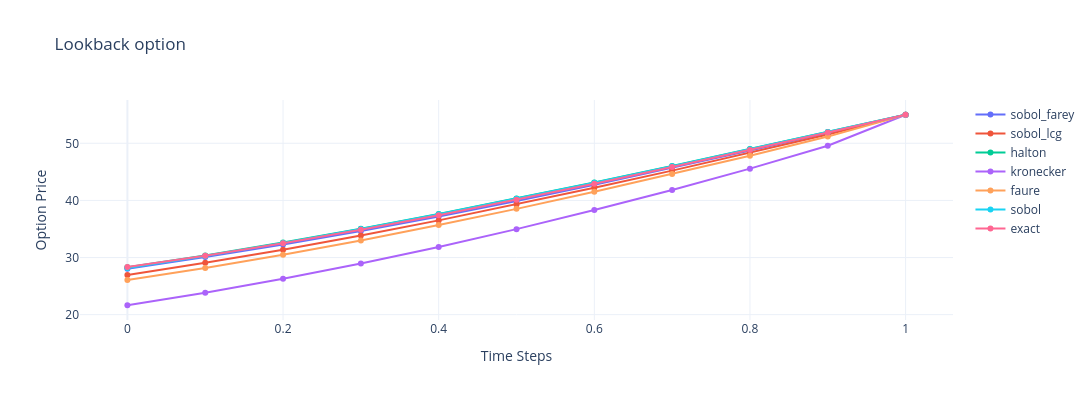

The notebook cell this image was saved under:
### Code cell
title3 = 'Lookback option'
dff3 = df['Lookback']
sobol_seq.plot_option(dff3, title3)

### Figure 1 — Plotly figure (JSON) as saved in the notebook; plotly's stock layout.template omitted (floating-point values rounded to 4 significant figures)
{"data": [{"mode": "lines+markers", "name": "sobol_farey", "type": "scatter", "x": [0, 0.1, 0.2, 0.3, 0.4, 0.5, 0.6, 0.7, 0.8, 0.9, 1], "y": [28.02, 30.08, 32.29, 34.65, 37.19, 39.9, 42.76, 45.71, 48.73, 51.82, 55]}, {"mode": "lines+markers", "name": "sobol_lcg", "type": "scatter", "x": [0, 0.1, 0.2, 0.3, 0.4, 0.5, 0.6, 0.7, 0.8, 0.9, 1], "y": [26.93, 29.07, 31.38, 33.86, 36.5, 39.29, 42.21, 45.22, 48.32, 51.53, 55]}, {"mode": "lines+markers", "name": "halton", "type": "scatter", "x": [0, 0.1, 0.2, 0.3, 0.4, 0.5, 0.6, 0.7, 0.8, 0.9, 1], "y": [28.29, 30.37, 32.63, 35.04, 37.61, 40.32, 43.14, 46.03, 48.98, 51.99, 55]}, {"mode": "lines+markers", "name": "kronecker", "type": "scatter", "x": [0, 0.1, 0.2, 0.3, 0.4, 0.5, 0.6, 0.7, 0.8, 0.9, 1], "y": [21.64, 23.85, 26.28, 28.94, 31.84, 34.97, 38.31, 41.84, 45.56, 49.58, 55]}, {"mode": "lines+markers", "name": "faure", "type": "scatter", "x": [0, 0.1, 0.2, 0.3, 0.4, 0.5, 0.6, 0.7, 0.8, 0.9, 1], "y": [26.06, 28.18, 30.49, 33.0, 35.68, 38.52, 41.51, 44.62, 47.83, 51.18, 55]}, {"mode": "lines+markers", "name": "sobol", "type": "scatter", "x": [0, 0.1, 0.2, 0.3, 0.4, 0.5, 0.6, 0.7, 0.8, 0.9, 1], "y": [28.16, 30.28, 32.56, 35.01, 37.58, 40.29, 43.11, 46.0, 48.96, 51.98, 55]}, {"mode": "lines+markers", "name": "exact", "type": "scatter", "x": [0, 0.1, 0.2, 0.3, 0.4, 0.5, 0.6, 0.7, 0.8, 0.9, 1], "y": [28.33, 30.33, 32.51, 34.87, 37.41, 40.11, 42.93, 45.84, 48.83, 51.88, 55.0]}], "layout": {"height": 400, "title": {"text": "Lookback option"}, "width": 1200, "xaxis": {"autorange": true, "range": [-0.06035, 1.06], "title": {"text": "Time Steps"}, "type": "linear"}, "yaxis": {"autorange": true, "range": [19.06, 57.58], "title": {"text": "Option Price"}, "type": "linear"}}}
